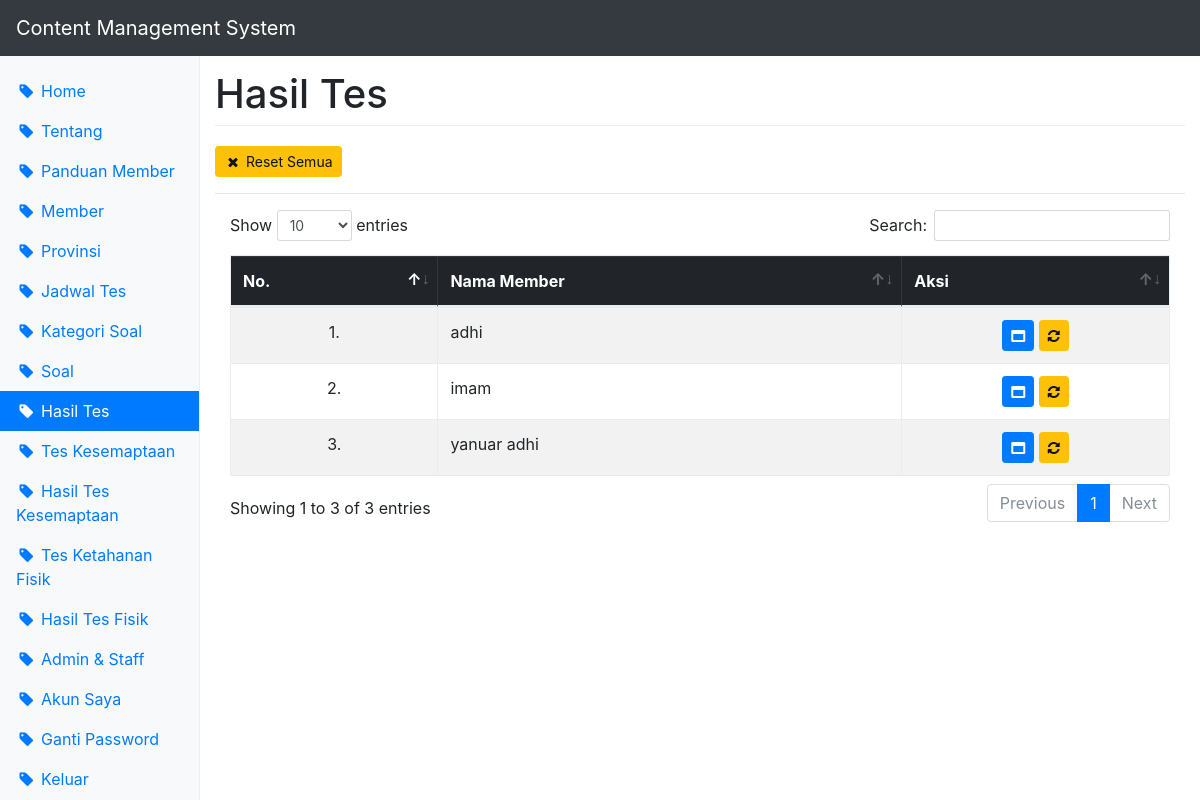
Screenshot of /cms/?page=hasil (signed in) with the database file from the repository.
### tables this page shows
CREATE TABLE `member` (
  `id_member` int(11) NOT NULL,
  `nama` varchar(50) NOT NULL,
  `kelamin` enum('Laki-laki','Perempuan') DEFAULT NULL,
  `agama` varchar(20) DEFAULT NULL,
  `tempat_lahir` varchar(50) DEFAULT NULL,
  `tgl_lahir` varchar(20) DEFAULT NULL,
  `alamat` text,
  `hp` varchar(20) NOT NULL,
  `email` varchar(50) NOT NULL,
  `password` varchar(32) NOT NULL,
  `foto` varchar(20) DEFAULT NULL,
  `provinsi` varchar(100) DEFAULT NULL,
  `th_pelaksanaan` varchar(4) DEFAULT NULL,
  `id_jadwal` int(11) DEFAULT NULL
);

### cms/hasil_show.php (the view)
<a href="?page=hasil&act=resetall" class="btn btn-sm btn-warning" onclick="return confirm('Reset semua hasil tes?\nData yang sudah dihapus tidak dapat dikembalikan.')"><i class="fa fa-fw fa-remove"></i> Reset Semua</a>
<hr />
<table id="datatable" class="table table-responsive table-striped table-bordered table-hover" width="100%" cellspacing="0">
	<thead class="table-inverse">
		<tr>
			<th>No.</th>
			<th>Nama Member</th>
			<th>Aksi</th>
		</tr>
	</thead>
	<tbody>
	<?php
		$no = 1;
		$sql = "select * from member where id_member in (select id_member from jawaban) order by nama";
		$query = $db->query($sql);
		while($data = $query->fetch_assoc()){
			echo '<tr>
				<td class="text-center">'.$no.'.</td>
				<td>'.$data['nama'].'</td>
				<td class="text-center">
					<a href="?page='.$page.'&act=detail&id_member='.$data['id_member'].'" class="btn btn-sm btn-primary" title="Detail Member"><span class="fa fa-window-maximize"></span></a>
					<a href="?page='.$page.'&act=reset&id_member='.$data['id_member'].'" class="btn btn-sm btn-warning" title="Reset Data" onclick="return confirm(\'Reset seluruh hasil tes '.$data['nama'].'?\nSemua hasil tes akan dihapus.\nPeringatan: Data yang sudah dihapus tidak dapat dikembalikan.\')"><span class="fa fa-refresh"></span></a>
				</td>
			</tr>';
			$no++;
		}
	?>
	</tbody>
</table>

### css/dashboard.css (style rules this page uses)
body { padding-top: 3.5rem; }

### rows the page displays
member: nama "adhi"
member: nama "imam"
member: nama "yanuar adhi"

### other values shown
$menu "Home"
$menu "Tentang"
$menu "Panduan Member"
$menu "Member"
$menu "Provinsi"
$menu "Jadwal Tes"
$menu "Kategori Soal"
$menu "Soal"
$menu "Hasil Tes"
$menu "Tes Kesemaptaan"
$menu "Hasil Tes Kesemaptaan"
$menu "Tes Ketahanan Fisik"
$menu "Hasil Tes Fisik"
$menu "Admin & Staff"
$menu "Akun Saya"
